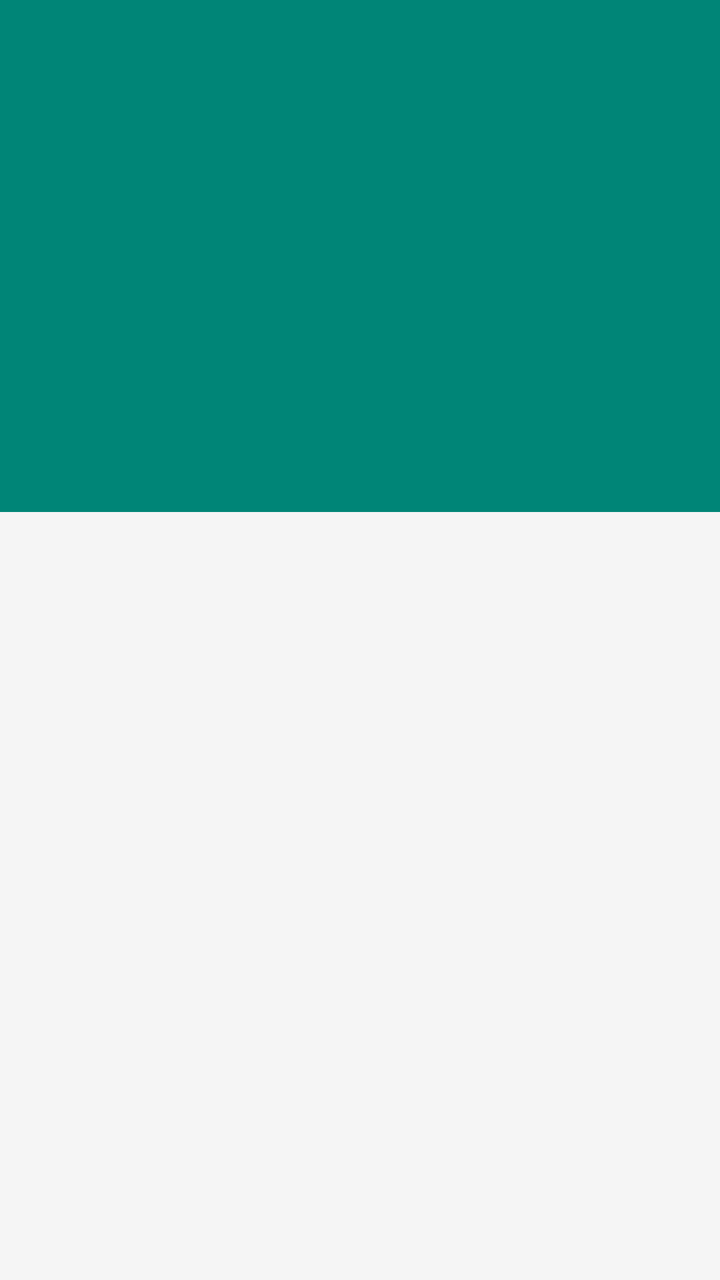
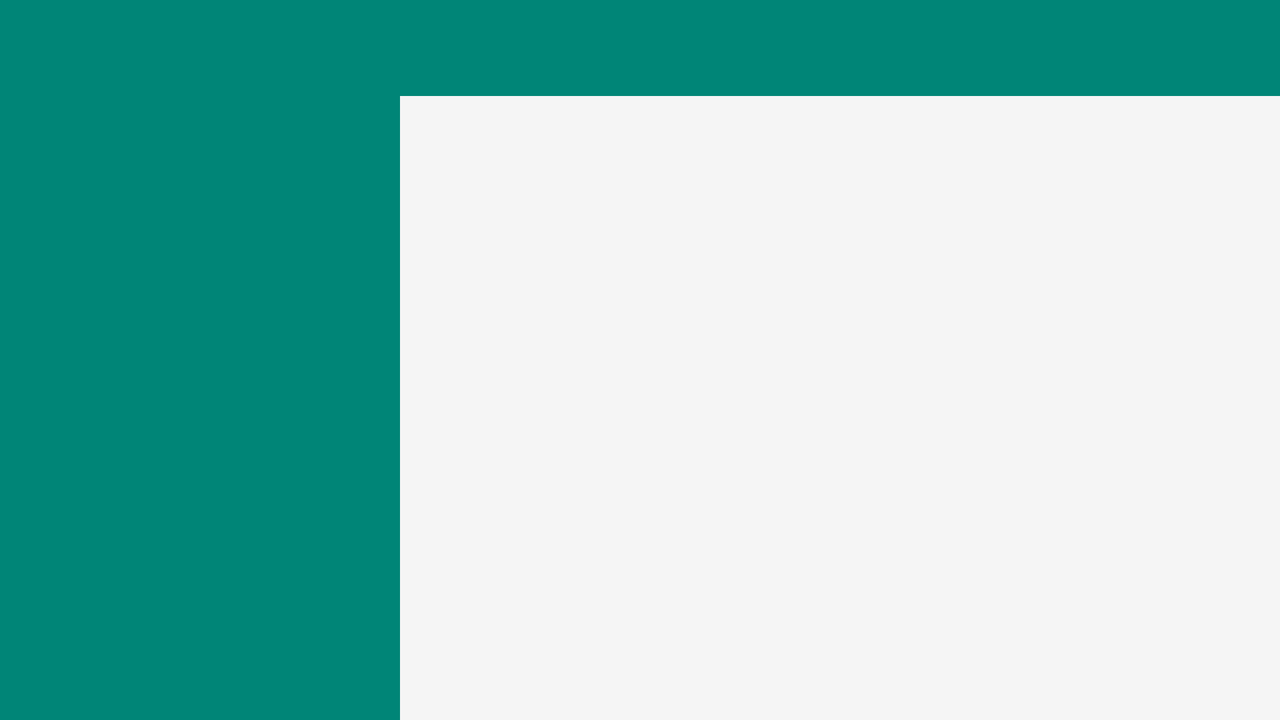

First picture: res/layout/ on a phone held upright. Second picture: the repository's own variant of that layout, on a device whose configuration matches the variant's folder. Source for both follows.
<!-- AndroidManifest.xml: application theme AppTheme -->
<!-- res/layout/activity_robot_details.xml -->
<LinearLayout xmlns:android="http://schemas.android.com/apk/res/android"
              xmlns:tools="http://schemas.android.com/tools"
              android:layout_height="match_parent"
              android:layout_width="match_parent"
              android:orientation="vertical">

    <FrameLayout
        android:layout_width="match_parent"
        android:layout_height="wrap_content"
        android:background="?attr/colorPrimary">
        
        <ImageView
            android:id="@+id/robotImage"
            android:layout_width="match_parent"
            android:layout_height="wrap_content"
            android:minHeight="@dimen/photo_details"
            android:transitionName="hero_robot"
            tools:ignore="AndroidLintUnusedAttribute|AndroidLintContentDescription"/>

    </FrameLayout>

    <android.support.design.widget.AppBarLayout
        android:layout_width="match_parent"
        android:layout_height="wrap_content"
        android:background="?attr/colorPrimary">

        <android.support.v7.widget.Toolbar
            android:id="@+id/toolbar"
            android:layout_width="match_parent"
            android:layout_height="wrap_content"/>
    </android.support.design.widget.AppBarLayout>

    <ScrollView
        android:layout_width="match_parent"
        android:layout_height="0dp"
        android:layout_weight="1">

        <TextView
            android:id="@+id/robotDetails"
            android:layout_width="match_parent"
            android:layout_height="wrap_content"
            android:paddingLeft="@dimen/padding_2x"
            android:paddingTop="@dimen/padding_3x"
            android:paddingRight="@dimen/padding_2x"
            android:lineSpacingMultiplier="1.5"/>
    </ScrollView>

</LinearLayout>
<!-- resources referenced by this layout -->
<resources>
  <dimen name="padding_2x">16dp</dimen>
  <dimen name="padding_3x">24dp</dimen>
  <dimen name="photo_details">200dp</dimen>
  <style name="AppTheme" parent="AppTheme.Base" />
  <style name="AppTheme.Base" parent="Theme.AppCompat.Light">
          <item name="android:windowBackground">@color/primary_material_light</item>
          <item name="colorPrimary">@color/accent_material_light</item>
          <item name="colorPrimaryDark">@color/accent_material_dark</item>
          <item name="windowNoTitle">true</item>
          <item name="windowActionBar">false</item>
      </style>
</resources>
<!-- res/layout-land/activity_robot_details.xml (the repository's variant of the layout above) -->
<!-- drawn on the phone turned sideways -->
<LinearLayout xmlns:android="http://schemas.android.com/apk/res/android"
              xmlns:tools="http://schemas.android.com/tools"
              android:layout_height="match_parent"
              android:layout_width="match_parent"
              android:orientation="vertical">

    <android.support.design.widget.AppBarLayout
        android:layout_width="match_parent"
        android:layout_height="wrap_content"
        android:background="?attr/colorPrimary">

        <android.support.v7.widget.Toolbar
            android:id="@+id/toolbar"
            android:layout_width="match_parent"
            android:layout_height="wrap_content"/>
    </android.support.design.widget.AppBarLayout>

    <LinearLayout
        android:layout_width="match_parent"
        android:layout_height="0dp"
        android:layout_weight="1"
        android:orientation="horizontal"
        android:baselineAligned="false">

        <FrameLayout
            android:layout_width="wrap_content"
            android:layout_height="match_parent"
            android:background="?attr/colorPrimary">
            
            <ImageView
                android:id="@+id/robotImage"
                android:layout_width="wrap_content"
                android:layout_height="match_parent"
                android:minWidth="@dimen/photo_details"
                android:transitionName="hero_robot"
                tools:ignore="AndroidLintUnusedAttribute|AndroidLintContentDescription"/>

        </FrameLayout>

        <ScrollView
            android:layout_width="match_parent"
            android:layout_height="match_parent">

            <TextView
                android:id="@+id/robotDetails"
                android:layout_width="match_parent"
                android:layout_height="wrap_content"
                android:paddingLeft="@dimen/padding_2x"
                android:paddingTop="@dimen/padding_3x"
                android:paddingRight="@dimen/padding_2x"
                android:lineSpacingMultiplier="1.5"/>
        </ScrollView>
    </LinearLayout>

</LinearLayout>
